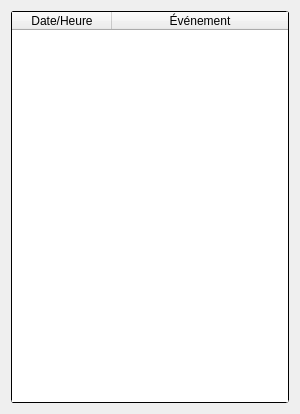
<?xml version="1.0" encoding="UTF-8"?>
<ui version="4.0">
 <class>EventsBrowser</class>
 <widget class="QWidget" name="EventsBrowser">
  <property name="geometry">
   <rect>
    <x>0</x>
    <y>0</y>
    <width>300</width>
    <height>414</height>
   </rect>
  </property>
  <property name="sizePolicy">
   <sizepolicy hsizetype="Minimum" vsizetype="Preferred">
    <horstretch>0</horstretch>
    <verstretch>0</verstretch>
   </sizepolicy>
  </property>
  <property name="minimumSize">
   <size>
    <width>300</width>
    <height>0</height>
   </size>
  </property>
  <property name="maximumSize">
   <size>
    <width>350</width>
    <height>16777215</height>
   </size>
  </property>
  <property name="windowTitle">
   <string>Form</string>
  </property>
  <property name="styleSheet">
   <string notr="true">QLineEdit,QTreeWidget,QTextEdit,QSpinBox,QComboBox,QGraphicsView,QTableWidget{border-radius: 3px; border-color:black;border-width: 1px;border-style: solid;}

QCheckBox{color:green;}
QCheckBox::!checked{color:red;}
QCheckBox::indicator:unchecked:!enabled,QListWidget::indicator:unchecked:!enabled  { background-color:rgba(128,0,0,100%);}
QCheckBox::indicator:checked:!enabled,QListWidget::indicator:checked:!enabled { background-color:green;}
QCheckBox::indicator:unchecked,QListWidget::indicator:unchecked{ background-color:red;border-radius:3px;}
QCheckBox::indicator:checked,QListWidget::indicator:checked {background-color:rgb(0,255,0);border-radius:3px;}

QProgressBar::chunk {
background: rgb(0,255,0);
border-bottom-right-radius: 3px;
border-bottom-left-radius: 3px;
border: 1px solid black;
}</string>
  </property>
  <layout class="QVBoxLayout" name="verticalLayout">
   <item>
    <layout class="QVBoxLayout" name="verticalLayout_2">
     <item>
      <widget class="QTableWidget" name="tblLogs">
       <property name="sizePolicy">
        <sizepolicy hsizetype="Expanding" vsizetype="Expanding">
         <horstretch>0</horstretch>
         <verstretch>0</verstretch>
        </sizepolicy>
       </property>
       <property name="cursor" stdset="0">
        <cursorShape>PointingHandCursor</cursorShape>
       </property>
       <property name="editTriggers">
        <set>QAbstractItemView::NoEditTriggers</set>
       </property>
       <property name="showDropIndicator" stdset="0">
        <bool>false</bool>
       </property>
       <property name="alternatingRowColors">
        <bool>true</bool>
       </property>
       <property name="selectionBehavior">
        <enum>QAbstractItemView::SelectRows</enum>
       </property>
       <property name="sortingEnabled">
        <bool>true</bool>
       </property>
       <attribute name="horizontalHeaderStretchLastSection">
        <bool>true</bool>
       </attribute>
       <attribute name="verticalHeaderShowSortIndicator" stdset="0">
        <bool>false</bool>
       </attribute>
       <column>
        <property name="text">
         <string>Date/Heure</string>
        </property>
       </column>
       <column>
        <property name="text">
         <string>Événement</string>
        </property>
       </column>
      </widget>
     </item>
    </layout>
   </item>
  </layout>
 </widget>
 <resources/>
 <connections/>
</ui>
